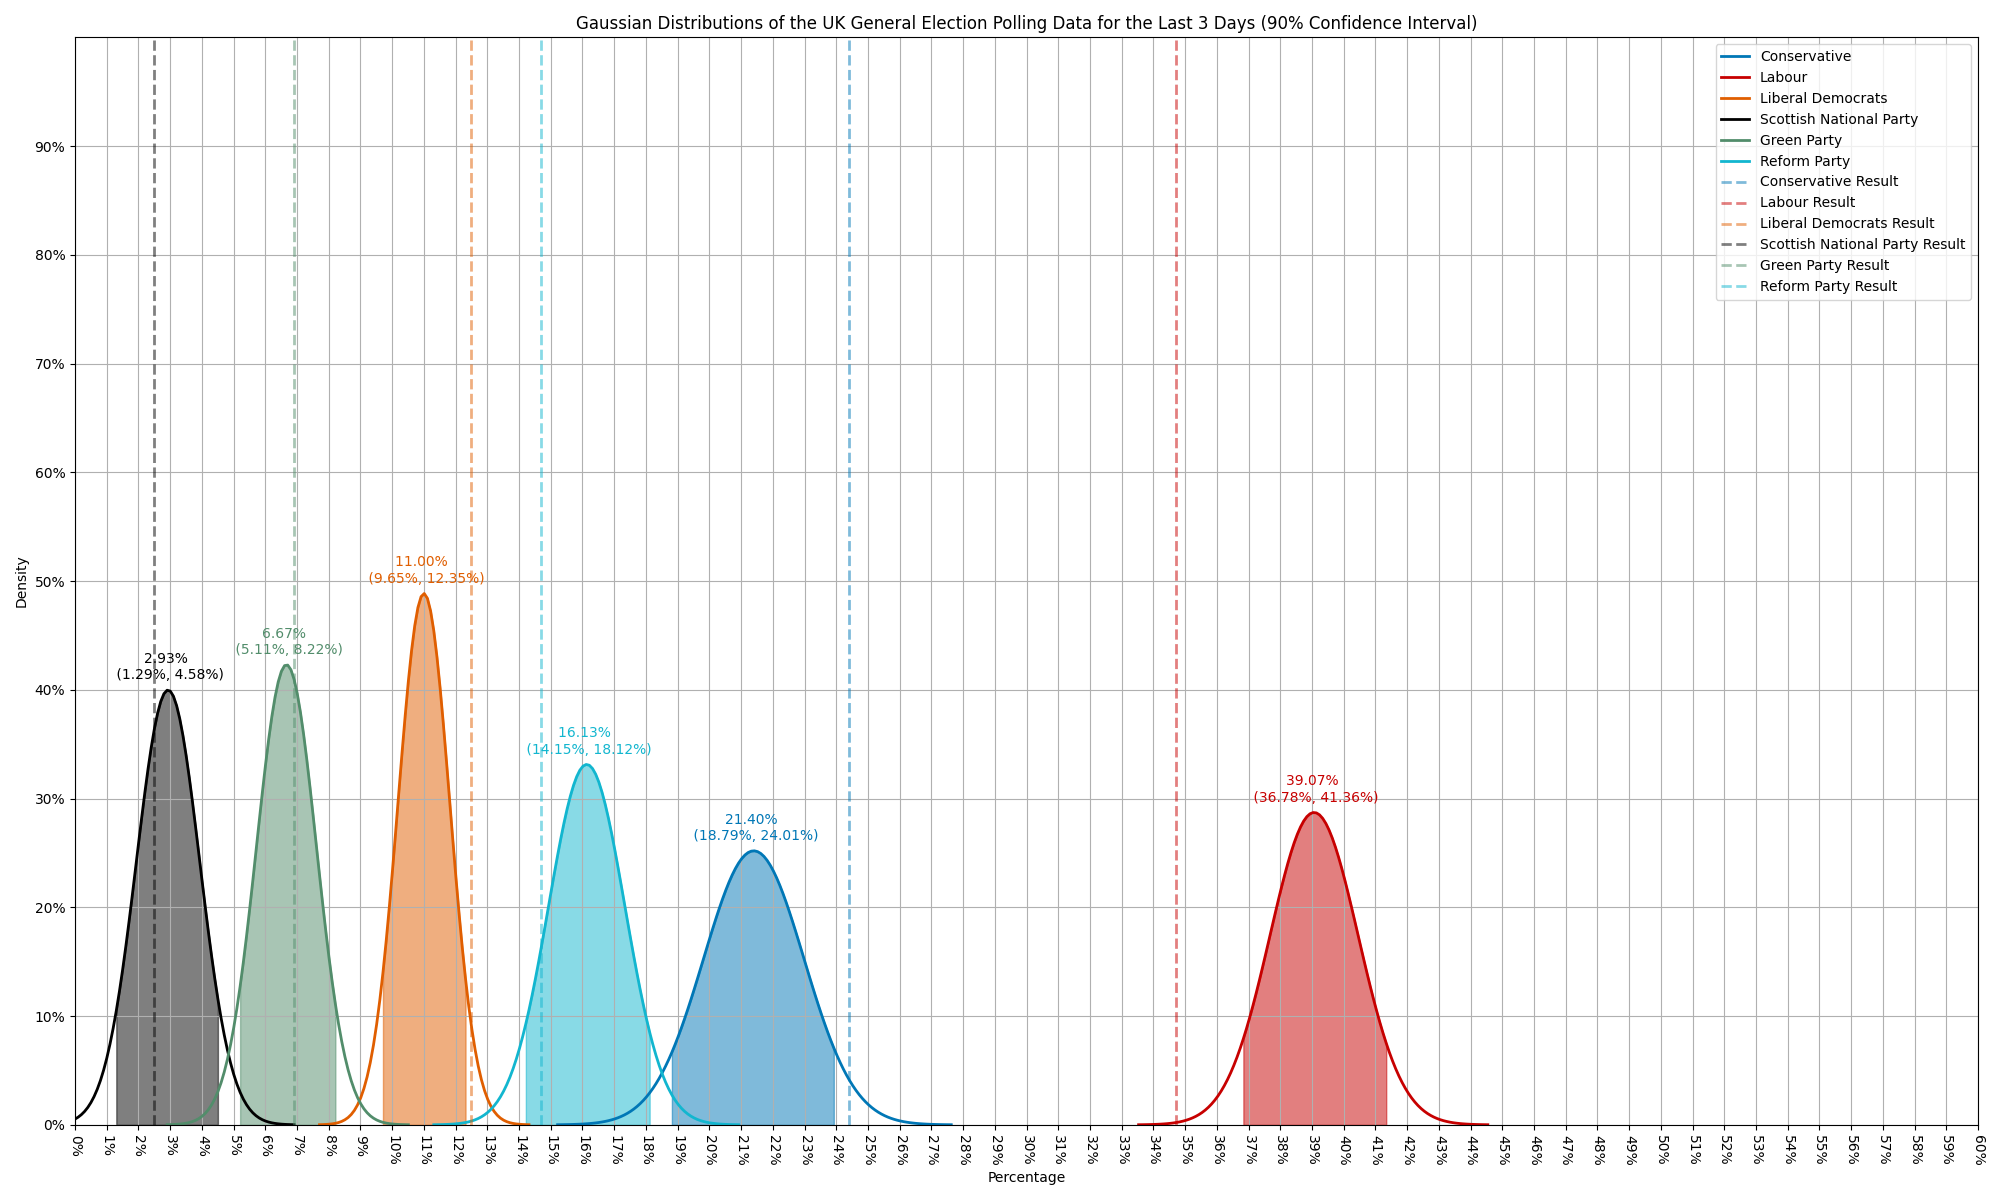

Write Python code to recreate this figure.
'''
This file will plot a gaussian distribution of the polling data for each party from the csv file for the UK general election for the last 14 days.
'''
import pandas as pd
import matplotlib.pyplot as plt
from scipy.stats import norm
from scipy.stats import poisson
import seaborn as sns
import numpy as np
import dateparser


# Read the csv file
# data = pd.read_csv('UK/general_polling/poll.csv')
data = pd.read_csv('UK/general_polling/unbiased_polls.csv')




# convert all Dates to pddatetime objects
data['Date'] = data['Date'].astype(str).apply(lambda x: pd.to_datetime(dateparser.parse(x)))

# Get the most recent date by getting the maximum date in the Date column
most_recent_date = data['Date'].max()

fourteen_days_ago = pd.to_datetime(most_recent_date) - pd.DateOffset(days=2)



# Get the polling data for the last 14 days
data = data[data['Date'] >= fourteen_days_ago]
results = data[data['Date'] == pd.Timestamp(2024, 7, 4)]
data = data[data['Date'] <= pd.Timestamp(2024, 7, 3)]


# Get the polling data for each party
conservative = data['Con'].values
labour = data['Lab'].values
lib_dem = data['Lib Dem'].values
snp = data['SNP'].values
green = data['Green'].values
reform = data['Reform'].values
# drop all nan values
conservative = conservative[~np.isnan(conservative)]
labour = labour[~np.isnan(labour)]
lib_dem = lib_dem[~np.isnan(lib_dem)]
snp = snp[~np.isnan(snp)]
green = green[~np.isnan(green)]
reform = reform[~np.isnan(reform)]

# Plot the gaussian distribution for each party
plt.figure(figsize=(20, 12))
plt.title('Gaussian Distributions of the UK General Election Polling Data for the Last 3 Days (90% Confidence Interval)')
plt.xlabel('Percentage')
plt.ylabel('Density')

# Plot the gaussian distribution for Conservative
mu, std = norm.fit(conservative)
# xmin, xmax = plt.xlim()
x = np.linspace(0, 100, 1000)
p_c_o = norm.pdf(x, mu, std)
# remove p_c values below 0.001 and the corresponding x values so that the plot is not cluttered but still shows the distribution in the correct range
p_c = p_c_o[p_c_o > 0.0001]
x_c = x[p_c_o > 0.0001]
# remove specific x values that correspond to the p_c values that were removed, so that the plot is still in the correct x range

plt.plot(x_c, p_c, linewidth=2, label='Conservative', color= "#0077b6")
plt.fill_between(x_c, p_c, where=(x_c >= mu-1.65*std) & (x_c <= mu+1.65*std), color="#0077b6", alpha=0.5)

# Plot the gaussian distribution for Labour
mu, std = norm.fit(labour)
# xmin, xmax = plt.xlim()
p_l_0 = norm.pdf(x, mu, std)
p_l = p_l_0[p_l_0 > 0.0001]
x_l = x[p_l_0 > 0.0001]
plt.plot(x_l, p_l, linewidth=2, label='Labour', color= "#c70000")
plt.fill_between(x_l, p_l, where=(x_l >= mu-1.65*std) & (x_l <= mu+1.65*std), color="#c70000", alpha=0.5)

# Plot the gaussian distribution for the Liberal Democrats
mu, std = norm.fit(lib_dem)
# xmin, xmax = plt.xlim()
p_ld_o = norm.pdf(x, mu, std)
p_ld = p_ld_o[p_ld_o > 0.0001]
x_ld = x[p_ld_o > 0.0001]
plt.plot(x_ld, p_ld, linewidth=2, label='Liberal Democrats', color= "#e05e00")
plt.fill_between(x_ld, p_ld, where=(x_ld >= mu-1.65*std) & (x_ld <= mu+1.65*std), color="#e05e00", alpha=0.5)

# Plot the poisson distribution for the Scottish National Party
mu, std = norm.fit(snp)
# xmin, xmax = plt.xlim()
p_snp_o = norm.pdf(x, mu, std)
p_snp = p_snp_o[p_snp_o > 0.0001]
x_snp = x[p_snp_o > 0.0001]
plt.plot(x_snp, p_snp, linewidth=2, label='Scottish National Party', color= "#000000")
plt.fill_between(x_snp, p_snp, where=(x_snp >= mu-1.65*std) & (x_snp <= mu+1.65*std), color="#000000", alpha=0.5)
print(mu)
print(snp.mean())
print(std)
print(snp.std())


# Plot the gaussian distribution for the Green Party
mu, std = norm.fit(green)
if std == 0:
  std=1
# xmin, xmax = plt.xlim()
p_g_o = norm.pdf(x, mu, std)
p_g = p_g_o[p_g_o > 0.0001]
x_g = x[p_g_o > 0.0001]
plt.plot(x_g, p_g, linewidth=2, label='Green Party', color= "#528D6B")
plt.fill_between(x_g, p_g, where=(x_g >= mu-1.65*std) & (x_g <= mu+1.65*std), color="#528D6B", alpha=0.5)

# Plot the gaussian distribution for the Reform Party
mu, std = norm.fit(reform)
# xmin, xmax = plt.xlim()
p_r_o = norm.pdf(x, mu, std)
p_r = p_r_o[p_r_o > 0.0001]
x_r = x[p_r_o > 0.0001]
plt.plot(x_r, p_r, linewidth=2, label='Reform Party', color= "#12B6CF")
plt.fill_between(x_r, p_r, where=(x_r >= mu-1.65*std) & (x_r <= mu+1.65*std), color="#12B6CF", alpha=0.5)

plt.grid()
# show x ticks in percentage for every 1% and rotate 90 degrees
plt.xticks(np.arange(0, 61, 1))
plt.yticks(np.arange(0, 1, 0.1))
plt.gca().set_yticklabels(['{:.0f}%'.format(x*100) for x in plt.gca().get_yticks()])
plt.gca().set_xticklabels(['{:.0f}%'.format(x) for x in plt.gca().get_xticks()])
plt.gca().yaxis.set_major_formatter(plt.FuncFormatter(lambda x, _: '{:.0f}%'.format(x*100)))
plt.gca().xaxis.set_major_formatter(plt.FuncFormatter(lambda x, _: '{:.0f}%'.format(x)))
plt.gca().tick_params(axis='x', rotation=-90)
plt.gca().tick_params(axis='y', rotation=0)

# plot the mean value of each party as a label at the top of each gaussian distribution with the 95% confidence interval in brackets below it
plt.text(conservative.mean(), p_c.max()+0.01, f'{conservative.mean():.2f}% \n ({conservative.mean()-1.65*conservative.std():.2f}%, {conservative.mean()+1.65*conservative.std():.2f}%)', color= "#0077b6", ha='center')
plt.text(labour.mean(), p_l.max()+0.01, f'{labour.mean():.2f}% \n ({labour.mean()-1.65*labour.std():.2f}%, {labour.mean()+1.65*labour.std():.2f}%)', color= "#c70000", ha='center')
plt.text(lib_dem.mean(), p_ld.max()+0.01, f'{lib_dem.mean():.2f}% \n ({lib_dem.mean()-1.65*lib_dem.std():.2f}%, {lib_dem.mean()+1.65*lib_dem.std():.2f}%)', color= "#e05e00", ha='center')
plt.text(snp.mean(), p_snp.max()+0.01, f'{snp.mean():.2f}% \n ({snp.mean()-1.65*snp.std():.2f}%, {snp.mean()+1.65*snp.std():.2f}%)', color= "#000000", ha='center')
plt.text(green.mean(), p_g.max()+0.01, f'{green.mean():.2f}% \n ({green.mean()-1.65*green.std():.2f}%, {green.mean()+1.65*green.std():.2f}%)', color= "#528D6B", ha='center')
plt.text(reform.mean(), p_r.max()+0.01, f'{reform.mean():.2f}% \n ({reform.mean()-1.65*reform.std():.2f}%, {reform.mean()+1.65*reform.std():.2f}%)', color= "#12B6CF", ha='center')

# add vertical lines for the results of each party
plt.axvline(x=results['Con'].values[0], color= "#0077b6", linestyle='--', label='Conservative Result', alpha=0.5, linewidth=2)
plt.axvline(x=results['Lab'].values[0], color= "#c70000", linestyle='--', label='Labour Result', alpha=0.5, linewidth=2)
plt.axvline(x=results['Lib Dem'].values[0], color= "#e05e00", linestyle='--', label='Liberal Democrats Result', alpha=0.5, linewidth=2)
plt.axvline(x=results['SNP'].values[0], color= "#000000", linestyle='--', label='Scottish National Party Result', alpha=0.5, linewidth=2)
plt.axvline(x=results['Green'].values[0], color= "#528D6B", linestyle='--', label='Green Party Result', alpha=0.5, linewidth=2)
plt.axvline(x=results['Reform'].values[0], color= "#12B6CF", linestyle='--', label='Reform Party Result', alpha=0.5, linewidth=2)

plt.legend()
# tight layout but make sure axis ticks start at 0 and 0
plt.tight_layout()
plt.ylim(0, 1)
plt.xlim(0, 60)


from scipy.stats import norm

plt.savefig('UK/general_polling/distribution.png')






# Plot the gaussian distribution for each party using seaborn
plt.figure(figsize=(20, 12))
plt.title('Density Plot of Party Polling for the UK General Election from the Last 3 Days (90% Confidence Interval)')
sns.kdeplot(conservative, color= "#0077b6", label='Conservative', fill=True)
sns.kdeplot(labour, color= "#c70000", label='Labour', fill=True)
sns.kdeplot(lib_dem, color= "#e05e00", label='Liberal Democrats', fill=True)
sns.kdeplot(snp, color= "#000000", label='Scottish National Party', fill=True)
sns.kdeplot(green, color= "#528D6B", label='Green Party', fill=True)
sns.kdeplot(reform, color= "#12B6CF", label='Reform Party', fill=True)
plt.grid()
# show x ticks in percentage for every 1% and rotate 90 degrees
plt.xticks(np.arange(0, 61, 1))
plt.yticks(np.arange(0, 1, 0.1))
plt.gca().set_yticklabels(['{:.0f}%'.format(x*100) for x in plt.gca().get_yticks()])
plt.gca().set_xticklabels(['{:.0f}%'.format(x) for x in plt.gca().get_xticks()])
plt.gca().yaxis.set_major_formatter(plt.FuncFormatter(lambda x, _: '{:.0f}%'.format(x*100)))
plt.gca().xaxis.set_major_formatter(plt.FuncFormatter(lambda x, _: '{:.0f}%'.format(x)))
plt.gca().tick_params(axis='x', rotation=-90)
plt.gca().tick_params(axis='y', rotation=0)

plt.axvline(x=results['Con'].values[0], color= "#0077b6", linestyle='--', label='Conservative Result', linewidth=2)
plt.axvline(x=results['Lab'].values[0], color= "#c70000", linestyle='--', label='Labour Result', linewidth=2)
plt.axvline(x=results['Lib Dem'].values[0], color= "#e05e00", linestyle='--', label='Liberal Democrats Result', linewidth=2)
plt.axvline(x=results['SNP'].values[0], color= "#000000", linestyle='--', label='Scottish National Party Result', linewidth=2)
plt.axvline(x=results['Green'].values[0], color= "#528D6B", linestyle='--', label='Green Party Result', linewidth=2)
plt.axvline(x=results['Reform'].values[0], color= "#12B6CF", linestyle='--', label='Reform Party Result', linewidth=2)


plt.legend()
# tight layout but make sure axis ticks start at 0 and 0
plt.tight_layout()
plt.ylim(0, 1)
plt.xlim(0, 60)
plt.savefig('UK/general_polling/distribution2.png')




# 
# # Get the polling data for each party
# parties = ['Con', 'Lab', 'Lib Dem', 'SNP', 'Green', 'Reform']
# poll_data = {party: data[party].dropna().values for party in parties}
# 
# # Fit a normal distribution to the polling data
# fit_params = {party: norm.fit(poll_data[party]) for party in parties}
# 
# # Initialize a DataFrame to store the probabilities
# prob_matrix = pd.DataFrame(index=parties, columns=parties)
# 
# # Calculate the probability for each pairwise comparison
# for party1 in parties:
#     for party2 in parties:
#         if party1 == party2:
#             prob_matrix.loc[party1, party2] = np.nan  # Set diagonal to NaN
#         else:
#             mu1, std1 = fit_params[party1]
#             mu2, std2 = fit_params[party2]
#             z_score = (mu1 - mu2) / np.sqrt(std1**2 + std2**2)
#             prob_matrix.loc[party1, party2] = norm.cdf(z_score)
# 
# # nan if 1 or 0
# prob_matrix = prob_matrix.where((prob_matrix > 0.0001) & (prob_matrix < 1-0.0001), np.nan)
#             
# prob_matrix=prob_matrix*100
# 
# from matplotlib.ticker import FuncFormatter
# fmt = lambda x,pos: '{:.0%}'.format(x/100)
# prob_matrix_str = prob_matrix.applymap(lambda x: f'{x:.2f}%' if pd.notnull(x) else '')
# 
# # Plot the heatmap
# plt.figure(figsize=(10, 8))
# sns.heatmap(prob_matrix.astype(float), fmt="", annot=prob_matrix_str, cmap='viridis', vmin=0, vmax=100, cbar_kws={'label': 'Probability','format': FuncFormatter(fmt)}, mask=prob_matrix.isnull())
# 
# plt.title('Probability of Party 1 Polling Higher than Party 2')
# plt.xlabel('Party 2')
# plt.ylabel('Party 1')
# plt.tight_layout()
# 
# # Save the heatmap as a PNG file
# plt.savefig('UK/general_polling/probability_comparisons_heatmap.png')
# 
# # Show the heatmap
# plt.show()
